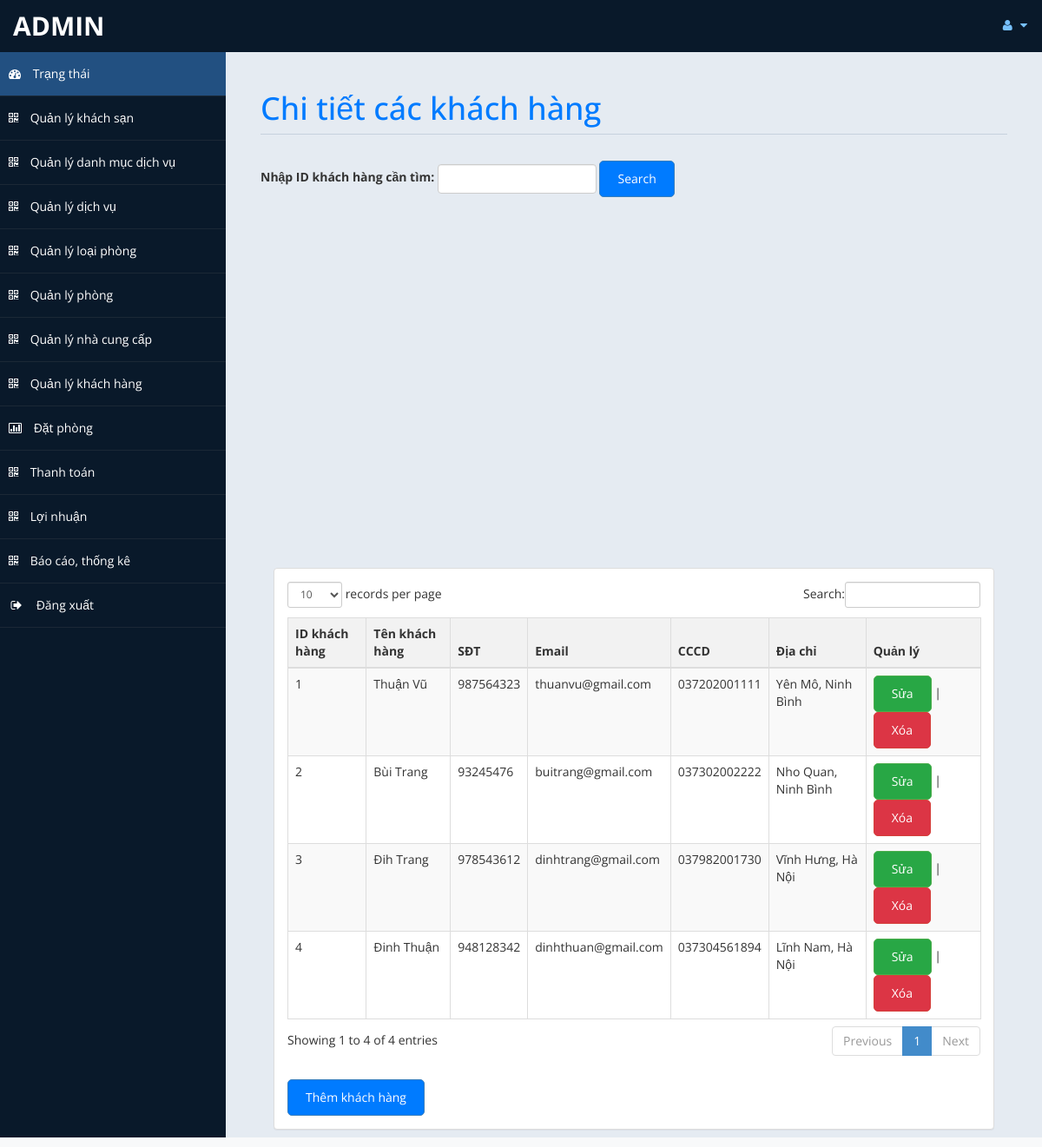
Screenshot of /admin/khachhang.php (signed in) with the database file from the repository.
### tables this page shows
CREATE TABLE `ttkhachhang` (
  `IDKH` varchar(10) NOT NULL,
  `TENKH` varchar(200) NOT NULL,
  `CCCD` varchar(30) NOT NULL,
  `SDT` int(20) NOT NULL,
  `EMAIL` varchar(200) NOT NULL,
  `DIACHI` varchar(200) NOT NULL
);

### admin/khachhang.php (the view, shortened to what this page needs)
<?php
include('db.php');
if (isset($_GET['search_idkh'])) {
    $search_idkh = $_GET['search_idkh'];
    $sql = "SELECT * FROM ttkhachhang WHERE IDkh LIKE '%$search_idkh%'";
} else {
    $sql = "SELECT * FROM ttkhachhang";
}
$re = mysqli_query($con, $sql);
?>
<!DOCTYPE html>
<html xmlns="http://www.w3.org/1999/xhtml">
<head>
    <link href="assets/css/bootstrap.css" rel="stylesheet" />
    <link href="assets/css/font-awesome.css" rel="stylesheet" />
    <link href="assets/css/thongtin.css" rel="stylesheet" />
	<link rel="stylesheet" href="assets/css/morris.css">
    <link href="assets/css/custom-styles.css" rel="stylesheet" />
    <link href="assets/js/dataTables/dataTables.bootstrap.css" rel="stylesheet" />
</head>
<body>
    <div id="wrapper">
        <nav class="navbar navbar-default top-navbar" role="navigation">
            <div class="navbar-header">
                <a class="navbar-brand" href="home.php"><?php echo $_SESSION["user"]; ?> </a>
            </div>
            <ul class="nav navbar-top-links navbar-right">
                <li class="dropdown">
                    <a class="dropdown-toggle" data-toggle="dropdown" href="#" aria-expanded="false">
                        <i class="fa fa-user fa-fw"></i> <i class="fa fa-caret-down"></i>
                    </a>
                </li>
            </ul>
        </nav>
        <nav class="navbar-default navbar-side" role="navigation">
        <div class="sidebar-collapse">
                <ul class="nav" id="main-menu">
                    <li>
                        <a class="active-menu" href="home.php"><i class="fa fa-dashboard"></i> Trạng thái</a>
                    </li>
                    <li>
                        <a  href="khachsan.php"><i class="fa fa-qrcode"></i> Quản lý khách sạn</a>
                    </li>
                    <li>
                        <a href="danhmuc.php"><i class="fa fa-qrcode"></i> Quản lý danh mục dịch vụ</a>
                    </li>
                    <li>
                        <a  href="dichvu.php"><i class="fa fa-qrcode"></i> Quản lý dịch vụ</a>
                    </li>
                    <li>
                        <a href="loaiphong.php"><i class="fa fa-qrcode"></i> Quản lý loại phòng</a>
                    </li>
                    <li>
                        <a  href="phong.php"><i class="fa fa-qrcode"></i> Quản lý phòng</a>
                    </li>
                    <li>
                        <a href="nhacungcap.php"><i class="fa fa-qrcode"></i> Quản lý nhà cung cấp</a>
                    </li>
                    <li>
                        <a  href="khachhang.php"><i class="fa fa-qrcode"></i> Quản lý khách hàng</a>
                    </li>
                    <li>
                        <a href="datphong.php"><i class="fa fa-bar-chart-o"></i> Đặt phòng</a>
                    </li>
                    <li>
                        <a href="payment.php"><i class="fa fa-qrcode"></i> Thanh toán</a>
                    </li>
                    <li>
                        <a  href="profit.php"><i class="fa fa-qrcode"></i> Lợi nhuận</a>
                    </li>
                    <li>
                        <a href="quanlythongke.php"><i class="fa fa-qrcode"></i> Báo cáo, thống kê</a>
                    </li>
                    <li>
    <a href="#" onclick="confirmLogout();">
        <i class="fa fa-sign-out fa-fw"></i> Đăng xuất
    </a>
</li>
					</ul>
            </div>
        </nav>
        <div id="page-wrapper" >
        <div id="page-inner">
			 <div class="row">
                    <div class="col-md-12">
                        <h1 class="page-header">
                           Chi tiết các khách hàng<small> </small>
                        </h1>
                        <form action="" method="GET" class="form-inline">
                                <div class="form-group">
                                    <label for="search_idkh">Nhập ID khách hàng cần tìm:</label>
                                    <input type="text" class="form-control" id="search_idkh" name="search_idkh">
                                </div>
                                <button type="submit" class="btn btn-primary">Search</button>
                            </form>
                    </div>
                </div>
            <br>
				<br>
				<br>
				<br><div id="chart"></div>
        <div class="col-md-12">
                    <div class="panel panel-default">
    <div class="panel-body">
        <div class="table-responsive table-striped-body">
            <table class="table table-striped table-bordered table-hover" id="dataTables-example">
                <thead>
                    <tr>
                        <th>ID khách hàng</th>
                        <th>Tên khách hàng</th>
                        <th>SĐT</th>
                        <th>Email</th>
                        <th>CCCD</th>
                        <th>Địa chỉ</th>
                        <th>Quản lý</th>
                    </tr>
                </thead>
                <tbody>
                    <?php
                        while ($row = mysqli_fetch_array($re)) {
                            $id = $row['IDKH'];
                            echo "<tr class='" . ($id % 2 == 1 ? 'gradeC' : 'gradeU') . "'>";
                            echo "<td>" . $row['IDKH'] . "</td>";
                            echo "<td>" . $row['TENKH'] . "</td>";
                            echo "<td>" . $row['SDT'] . "</td>";
                            echo "<td>" . $row['EMAIL'] . "</td>";
                            echo "<td>" . $row['CCCD'] . "</td>";
                            echo "<td>" . $row['DIACHI'] . "</td>";
                            echo "<td>
                                    <a href='edit_khachhang.php?id=$id' class='btn btn-success'>Sửa</a> |
                                    <a href='javascript:void(0);' onclick='confirmDelete($id)' class='btn btn-danger'>Xóa</a>
                                  </td>";
                            echo "</tr>";
                        }
                    ?>
                </tbody>
            </table>
            <div class="btn-container">
                <a href="themkhachhang.php" class="btn btn-primary">Thêm khách hàng</a>
            </div>
        </div>
    </div>
</div>
                </div>
                </div>
            </div>
    </div>
</body>
</html>

### admin/assets/css/thongtin.css (style rules this page uses)
body { font-family: Arial, sans-serif; background-color: #f8f9fa; }
#page-inner { padding: 20px; }
h1.page-header { color: #007bff; margin-bottom: 30px; }
table { width: 100%; border-collapse: collapse; margin-top: 20px; }
th, td { border: 1px solid #dee2e6; padding: 12px; text-align: left; }
tr.gradeC { background-color: #f2f2f2; }
tr.gradeU { background-color: #e6e6e6; }
.btn { padding: 10px 20px; border-radius: 5px; text-decoration: none; color: #fff; }
.btn-primary { background-color: #007bff; }
.btn-success { background-color: #28a745; }
.btn-danger { background-color: #dc3545; }
.btn-container { margin-top: 20px; }
#dataTables-example { width: 100%; margin: 1em 0; border-collapse: collapse; border-spacing: 0; }
#dataTables-example th { background-color: #f2f2f2; font-weight: bold; padding: 8px; text-align: left; }
#dataTables-example td { padding: 8px; border-bottom: 1px solid #ddd; }
#dataTables-example tbody tr.gradeC { background-color: #f9f9f9; }
#dataTables-example tbody tr.gradeU { background-color: #ffffff; }

### admin/assets/css/custom-styles.css (style rules this page uses)
body { font-family: 'Open Sans', sans-serif; }
#wrapper { width: 100%; background:#09192A; }
#page-wrapper { padding: 15px 15px; min-height: 600px; background:#E5EBF2; }
#page-inner { width:100%; margin:10px 20px 10px 0px; background-color:transparent; padding:10px; min-height:1200px; }
h1, .h1, h2, .h2, h3, .h3 { margin-bottom: -5px; }
.page-header { padding-bottom: 9px; margin: 10px 0 45px; border-bottom: 1px solid #C7D1DD; }
.top-navbar { margin:0px; }
.top-navbar .navbar-brand { color: #fff; width: 260px; text-align: left; height: 60px; font-size: 30px; font-weight: 700; text-transform: uppercase; line-height: 30px; }
.top-navbar .nav > li { position: relative; display: inline-block; }
.top-navbar .nav > li > a { position: relative; display: block; padding: 19px 15px; color: #77C0FD; }
.active-menu { background-color:#225081!important; }
.sidebar-collapse , .sidebar-collapse .nav { background:none; }
.sidebar-collapse .nav { padding:0; }
.sidebar-collapse .nav > li > a { color:#fff; background:transparent; text-shadow:none; }
.sidebar-collapse > .nav > li > a { padding:15px 10px; }
.sidebar-collapse > .nav > li { border-bottom: 1px solid rgba(107, 108, 109, 0.19); }
.navbar-side { border:none; background-color: transparent; }
.top-navbar { background:#09192A; border-bottom:none; }
.top-navbar .nav > li > a > i { margin-right: 2px; }
.navbar-default { border:0px solid black; }
.navbar-header { background: #09192A; }
.nav > li > a > i { margin-right:10px; }
@media (min-width:768px) { #page-wrapper { margin: 0 0 0 260px; padding: 15px 30px; min-height: 1200px; } }
@media (min-width:768px) { .navbar-side { z-index: 1; position: absolute; width: 260px; } }
@media (min-width:768px) { .navbar { border-radius: 0px; } }

### rows the page displays
ttkhachhang: IDKH "1", TENKH "Thuận Vũ", SDT "987564323", EMAIL "thuanvu@gmail.com", CCCD "037202001111", DIACHI "Yên Mô, Ninh Bình"
ttkhachhang: IDKH "2", TENKH "Bùi Trang", SDT "93245476", EMAIL "buitrang@gmail.com", CCCD "037302002222", DIACHI "Nho Quan, Ninh Bình"
ttkhachhang: IDKH "3", TENKH "Đih Trang", SDT "978543612", EMAIL "dinhtrang@gmail.com", CCCD "037982001730", DIACHI "Vĩnh Hưng, Hà Nội"
ttkhachhang: IDKH "4", TENKH "Đinh Thuận", SDT "948128342", EMAIL "dinhthuan@gmail.com", CCCD "037304561894", DIACHI "Lĩnh Nam, Hà Nội"

### other values shown
$_SESSION["user"] "ADMIN"
